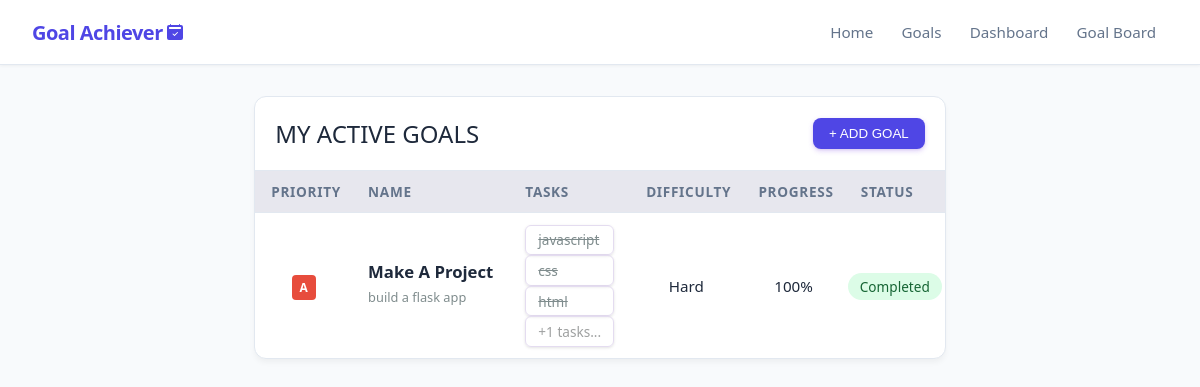
The app's page /goals, older data.
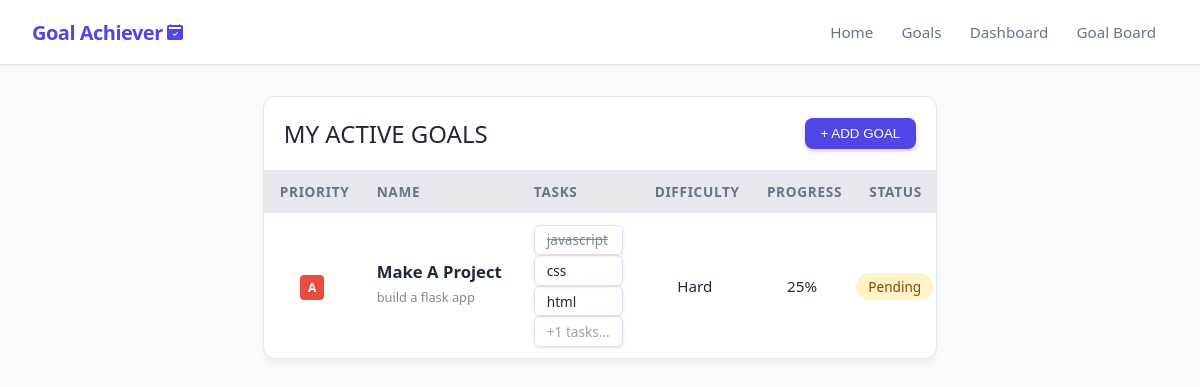
The same page, newer data.
### app/models_db.py (models this page shows, shortened)
class Goal(db.Model):
    __tablename__ = 'goals'
    id = db.Column(db.Integer, primary_key=True)
    title = db.Column(db.String(100), nullable=False)
    description = db.Column(db.Text, nullable=False)
    is_completed = db.Column(db.Boolean, default=False)
    is_confirmed_finished = db.Column(db.Boolean, default=False)
    progress_percentage = db.Column(db.Float, default=0.0)
    difficulty = db.Column(db.String(20), nullable=False, default='Medium')
    priority = db.Column(db.String(1), nullable=False, default='b')
    created_at = db.Column(db.DateTime, default=datetime.now(timezone.utc), nullable=False)
    tasks = db.relationship('Task', backref='goal', cascade="all, delete-orphan", lazy=True)

class Task(db.Model):
    __tablename__ = 'tasks'
    id = db.Column(db.Integer, primary_key=True)
    text = db.Column(db.String(255), nullable=False)
    is_completed = db.Column(db.Boolean, default=False)
    goal_id = db.Column(db.Integer, db.ForeignKey('goals.id', ondelete='CASCADE'), nullable=False)

### app/routes.py (the view)
@main.route('/goals')
def show_goals():
    goals = Goal.query.order_by(Goal.priority.asc()).all()
    return render_template('goals.html', goals=goals)

### app/templates/goals.html (shortened to what this page needs)
{% extends 'base.html' %}
{% block content %}
<div class="goal-container">
    <div class="table-container">
        <div class="bar-above-table">
            <h1>my active goals</h1>
            <button id="open_form_btn">+ ADD GOAL</button>
        </div>
        <table>
            <thead>
                <tr>
                    <th>Priority</th>
                    <th>Name</th>
                    <th>Tasks</th>
                    <th>Difficulty</th>
                    <th>Progress</th>
                    <th>Status</th>
                </tr>
            </thead>
            <tbody>
                {% for goal in goals %}
                    {% if not goal.is_completed or goal.is_completed %}
                        <tr class="clickable-row" data-href=" {{ url_for('main.view_goal', goal_id=goal.id) }}">
                            <td><span class="badge badge-{{ goal.priority }}">{{ goal.priority }}</span></td>
                            <td style="text-align: left; max-width: 200px;">
                                <h2 style="white-space: wrap; overflow: wrap;" class="{{'grey-out' if goal.is_confirmed_finished}}">
                                    {{ goal.title | truncate(30)}}
                                </h2>
                                <p style="color: #7f8c8d; max-width: 250px; font-size: 0.8rem; margin: 5px 0px;">{{ goal.description | truncate(90) or 'Nema opisa' }}</p>
                            </td>
                            <td>
                                {% if goal.tasks %}
                                <ul style="padding: 0px;">
                                    {% for task in goal.tasks[:3] %}
                                        {% if task %}
                                            <li class="task-cell">
                                                <label>
                                                    <span class="{% if task.is_completed %}completed-task{% endif %}">
                                                        {{ task.text }}
                                                    </span>
                                                </label>
                                            </li>
                                        {% endif %}
                                    {% endfor %}
                                    {% if goal.tasks|length > 3 %}
                                        <li class="task-cell" style="color: #9ea0a0;">
                                            +{{ (goal.tasks|length) - 3 }} tasks...
                                        </li>
                                    {% endif %}
                                </ul>
                                {% else %}
                                <small style="color: #b2bec3;">No tasks</small>
                                {% endif %}
                            </td>
                            <td>{{ goal.difficulty }}</td>
                            <td>{{ goal.progress_percentage | round | int }}%</td>
                            <td class="status-cell">
                                {% if goal.is_completed %}
                                <span class="status-done">Completed</span>
                                {% else %}
                                <span class="status-pending">Pending</span>
                                {% endif %}
                            </td>
                        </tr>
                    {% endif %}
                    {% else %}
                        <tr>
                            <td colspan="6" style="text-align: center; color: #7f8c8d;">You do not have any active goals right now. Add your first goal above!</td>
                        </tr>
            {% endfor %}
            </tbody>
        </table>
    </div>
</div>
{% endblock %}

### app/templates/base.html (shortened to what this page needs)
<!DOCTYPE html>
<html lang="en">
<head>
</head>
<body>
    <header>
        <nav class="navbar">
            <div class="navbar-container">
                <a href="/" class="navbar-brand">Goal Achiever
                </a>
                <ul class="navbar-links">
                    <a href="/">Home</a>
                    <a href="/goals" id="goals">Goals</a>
                    <a href="/dashboard">Dashboard</a>
                    <a href="/goal_board">Goal Board</a>
                </ul>
            </div>
        </nav>
    </header>
    <main>
        {%block content %} {% endblock %}
    </main>
</body>
<link rel="stylesheet"
      href="{{ url_for('static', filename='style.css') }}">
</html>

Row changes from the older to the newer data that the page shows:
changed Goal "Make A Project": progress_percentage "100" → "25"; is_completed "Completed" → "Pending"
changed Task "css": is_completed True → False (drawn)
changed Task "html": is_completed True → False (drawn)
